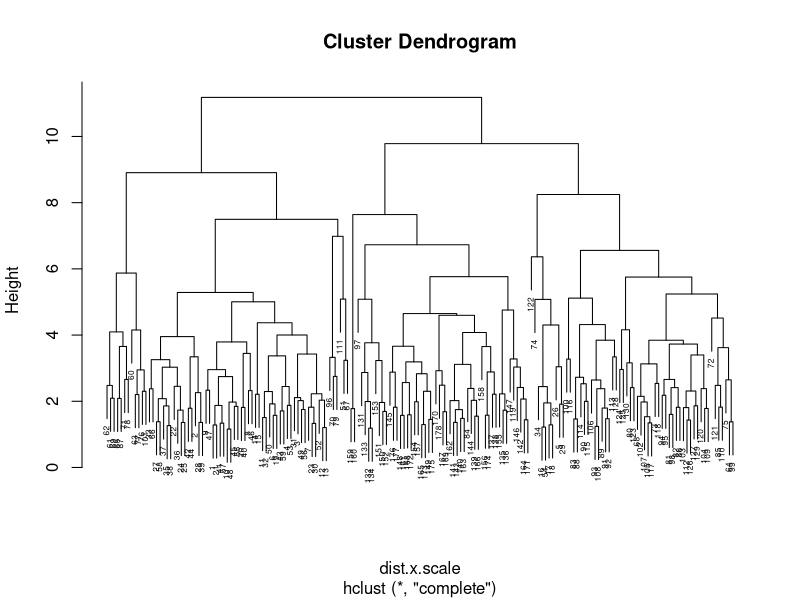
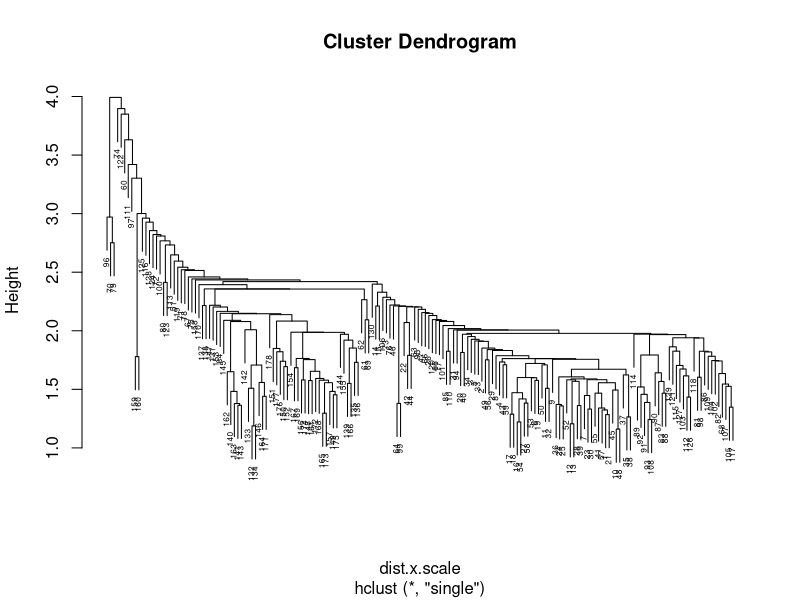
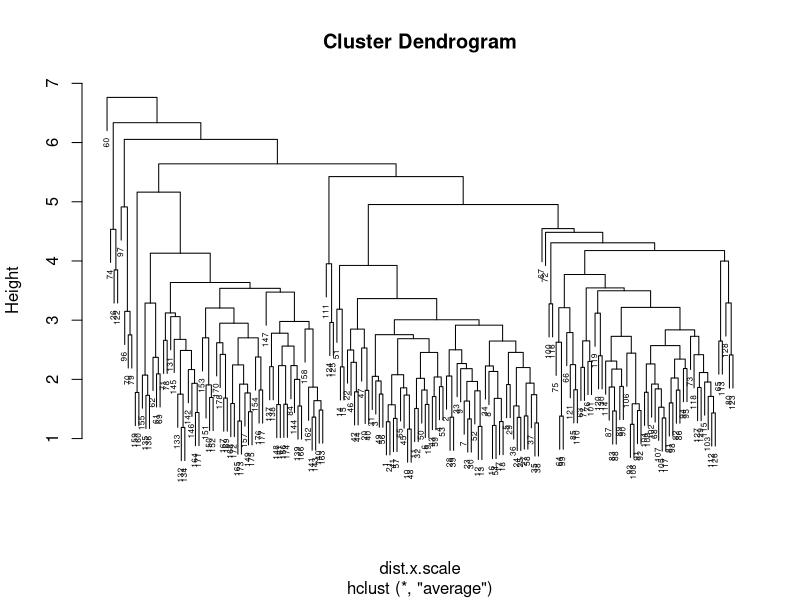

The R script that drew these images, in order: (Note: this script raises an error after producing the figures.)
#1
df <- read.csv('wine.csv')
sds <- apply(df, 2, sd) 
means <- apply(df, 2, mean) 
x.scale <- scale(df)
#2
dist.x.scale <- dist(x.scale, method="euclidean")
hc.complete <- hclust(dist.x.scale,method="complete")
plot(hc.complete,cex=0.5)
#4
hc.single <- hclust(dist.x.scale,method="single")
hc.average <- hclust(dist.x.scale,method="average")
plot(hc.single,cex=0.5)
plot(hc.average,cex=0.5)
#7
with(df, plot(Alcohol ~ Dilution, col=memb, pch=memb))
#8
set.seed(1)
memb1 <- kmeans(x.scale, 5)$cluster
set.seed(2)
memb2 <- kmeans(x.scale, 5)$cluster
set.seed(3)
memb3 <- kmeans(x.scale, 5)$cluster
with(df, plot(Alcohol ~ Dilution, col=memb1, pch=memb1))
with(df, plot(Alcohol ~ Dilution, col=memb2, pch=memb2))
with(df, plot(Alcohol ~ Dilution, col=memb3, pch=memb3))

make_cluster_graph <- function(df, x, y, number_clusters, seeds=c(1, 2, 3)) {
    par(mfrow=c(1,3)) 
    for (seed in seeds) {
        set.seed(seed)
        members <- kmeans(df[, x], number_clusters)$cluster
        #plot(df[, y] ~ df[, x], col=members, pch=members)
        tables(member)
    } 
}

